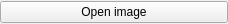
<?xml version="1.0" encoding="UTF-8"?>
<ui version="4.0">
 <class>OpenImageForm</class>
 <widget class="QWidget" name="OpenImageForm">
  <property name="geometry">
   <rect>
    <x>0</x>
    <y>0</y>
    <width>228</width>
    <height>24</height>
   </rect>
  </property>
  <property name="windowTitle">
   <string>Form</string>
  </property>
  <layout class="QGridLayout" name="gridLayout">
   <property name="leftMargin">
    <number>0</number>
   </property>
   <property name="topMargin">
    <number>0</number>
   </property>
   <property name="rightMargin">
    <number>0</number>
   </property>
   <property name="bottomMargin">
    <number>0</number>
   </property>
   <property name="spacing">
    <number>0</number>
   </property>
   <item row="0" column="0">
    <widget class="QPushButton" name="pushButton_open_folder">
     <property name="text">
      <string>Open image</string>
     </property>
    </widget>
   </item>
  </layout>
 </widget>
 <resources/>
 <connections/>
</ui>
